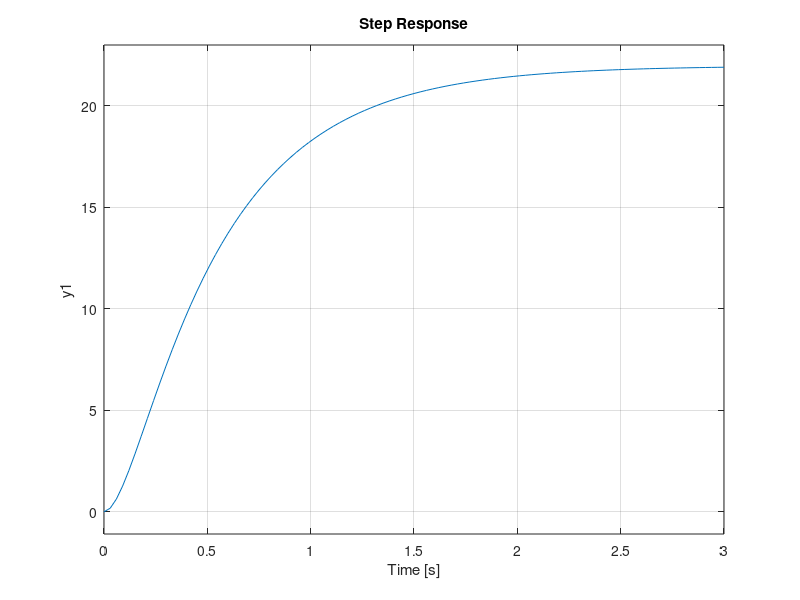

Here is the MATLAB script that generated this plot:
%% Motor model without a load torque in matlab
clear;
clc;

%% Motor Parameters
Kb = 0.01;
Kt = 0.01;
J = 0.01;
B = 0.1;
R = 1;
L = 0.5;
V = 220;

%% Motor Transfer Function
s = tf('s');
Motor = Kt / ((J * s + B) * (R + L * s) + (Kb * Kt))

%% Give a step input to the motor.
step(V * Motor)                                                                     % Speed response in radians/sec

